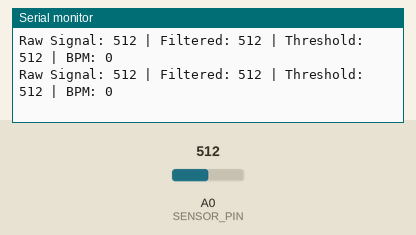
A sketch run on a simulated Arduino Uno, built with avr-gcc and run on an emulated ATmega328P. Parts: the last lines printed to the serial monitor. Inputs (shaded band) come from the test bench; at power-on: A0 (SENSOR_PIN) = 512.

Above: at 2.2 s.
2.3 s: A0 (SENSOR_PIN) set to 11
At 3.0 s:
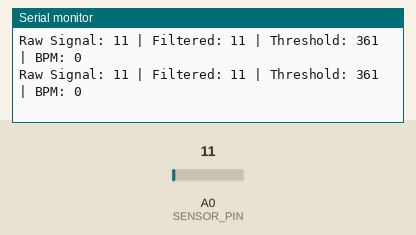
3.8 s: A0 (SENSOR_PIN) set to 8
At 4.9 s:
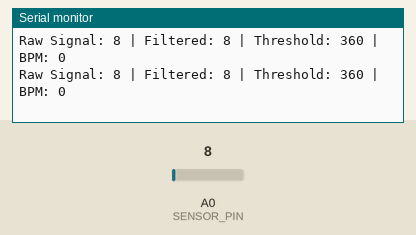
6.8 s: A0 (SENSOR_PIN) set to 92
At 7.5 s:
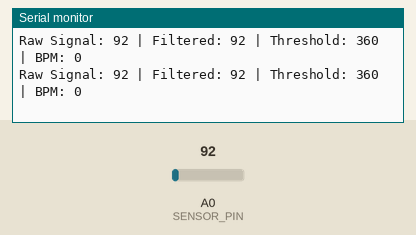
8.3 s: A0 (SENSOR_PIN) set to 111
At 9.2 s:
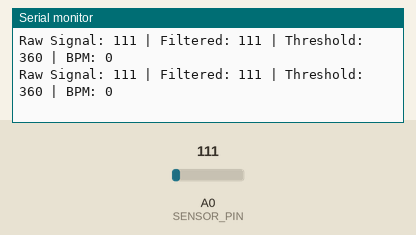
Timing chart, 0 to 11.3 s (numbered marks = the images above; inputs shaded):
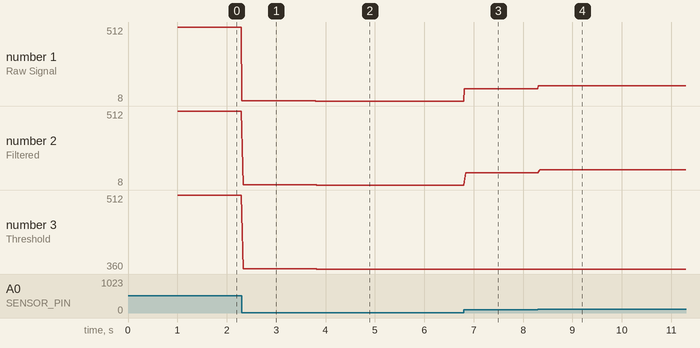

Measured:
- after the input at 2.3 s, the serial monitor: prints a new line at once (image 1)
- after the input at 3.8 s, the serial monitor: prints a new line at once (image 2)
- after the input at 6.8 s, the serial monitor: prints a new line at once (image 3)
- after the input at 8.3 s, the serial monitor: prints a new line at once (image 4)
- plotted number 1: 512 → 11 after the input at 2.3 s, 11 → 8 after the input at 3.8 s, 8 → 92 after the input at 6.8 s, 92 → 111 after the input at 8.3 s
- plotted number 2: 512 → 11 after the input at 2.3 s, 11 → 8 after the input at 3.8 s, 8 → 92 after the input at 6.8 s, 92 → 111 after the input at 8.3 s
- plotted number 3: 512 → 361 after the input at 2.3 s, 361 → 360 after the input at 3.8 s

The sketch:

earLobeHRCode.ino
```cpp
#define SENSOR_PIN A0

// Variables for heart rate detection
int HRsignal, smoothedSignal;
int lastSignal = 0;
unsigned long lastBeatTime = 0;
unsigned long beatIntervals[3] = {0, 0, 0}; // Store last 3 intervals for small fluctuations
int beatIndex = 0;
int beatsPerMinute = 0;
int beatCount = 0;
unsigned long startTime = 0;
const int minBeatInterval = 300;  // Minimum time between beats (ms)
const int maxBeatInterval = 1500; // Ignore if longer than 1.5 sec (prevents false lows)

// Moving Average Filter (lighter smoothing)
const int filterSize = 4;
int readings[filterSize];
int readIndex = 0;
long total = 0;

// Dynamic Threshold Variables
int peak = 0, trough = 4095;  // Updated for 12-bit ADC
float thresholdFactor = 0.7;  // Adaptive threshold factor
int threshold = 1100;  // Adjusted default threshold for 12-bit ADC

void setup() {
    Serial.begin(115200);
    delay(1000);
    Serial.println("Heart rate sensor test started...");

    startTime = millis();

    // Initialize moving average array
    for (int i = 0; i < filterSize; i++) {
        readings[i] = analogRead(SENSOR_PIN);
        total += readings[i];
    }
}

void loop() {
    // Read raw signal
    HRsignal = analogRead(SENSOR_PIN);

    // Light filtering: Moving Average (4 samples)
    total -= readings[readIndex];
    readings[readIndex] = HRsignal;
    total += readings[readIndex];
    readIndex = (readIndex + 1) % filterSize;
    smoothedSignal = total / filterSize;

    // Update peak and trough for dynamic threshold
    if (smoothedSignal > peak) peak = smoothedSignal;
    if (smoothedSignal < trough) trough = smoothedSignal;
    threshold = trough + (peak - trough) * thresholdFactor;  // Dynamic threshold

    // Detect beat using refined peak detection
    unsigned long currentTime = millis();
    if ((smoothedSignal > threshold) && (lastSignal <= threshold) && (currentTime - lastBeatTime) > minBeatInterval) {
        unsigned long timeDiff = currentTime - lastBeatTime;

        // Ignore false detections (e.g., BPM below 40 or above 180)
        if (timeDiff > minBeatInterval && timeDiff < maxBeatInterval) {
            lastBeatTime = currentTime;
            beatCount++;

            // Store the latest interval in a smaller buffer (for finer fluctuations)
            beatIntervals[beatIndex] = timeDiff;
            beatIndex = (beatIndex + 1) % 3;  // Keep only the last 3 intervals

            // Compute average BPM using the last 3 intervals (allows small variations)
            unsigned long sumIntervals = 0;
            int validIntervals = 0;
            for (int i = 0; i < 3; i++) {
                if (beatIntervals[i] > 0) {  // Ignore empty slots
                    sumIntervals += beatIntervals[i];
                    validIntervals++;
                }
            }
            if (validIntervals > 0) {
                beatsPerMinute = 60000 / (sumIntervals / validIntervals);
            }

            Serial.println("Beat detected!");
        }
    }

    lastSignal = smoothedSignal;

    // Update BPM every 5 seconds (shorter update window for finer changes)
    if (millis() - startTime >= 5000) {
        if (beatCount > 0) {
            Serial.print("Estimated Heart Rate: ");
            Serial.print(beatsPerMinute);
            Serial.println(" BPM");
        } else {
            Serial.println("No beats detected.");
        }
        beatCount = 0;
        startTime = millis();
    }

    // Debugging - Print raw and filtered signals
    Serial.print("Raw Signal: ");
    Serial.print(HRsignal);
    Serial.print(" | Filtered: ");
    Serial.print(smoothedSignal);
    Serial.print(" | Threshold: ");
    Serial.print(threshold);
    Serial.print(" | BPM: ");
    Serial.println(beatsPerMinute);

    delay(10);  // Small delay for stability
}
```
